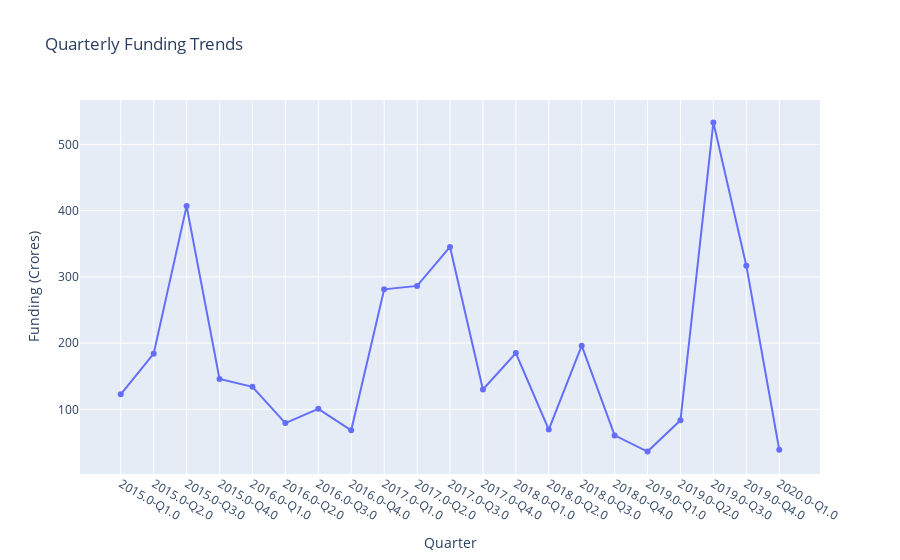

The notebook cell this image was saved under:
### Code cell
# Quarterly trends
quarterly_funding = df.groupby(['Year', 'Quarter'])['Amount_Crores'].sum().reset_index()
quarterly_funding['Year_Quarter'] = quarterly_funding['Year'].astype(str) + '-Q' + quarterly_funding['Quarter'].astype(str)

fig = px.line(quarterly_funding, x='Year_Quarter', y='Amount_Crores', 
              title='Quarterly Funding Trends',
              labels={'Amount_Crores': 'Funding (Crores)', 'Year_Quarter': 'Quarter'},
              markers=True)
fig.write_html('../visuals/eda/quarterly_trends.html')
fig.show()

### Figure 1 — Plotly figure (JSON) as saved in the notebook; plotly's stock layout.template omitted (floating-point values rounded to 4 significant figures)
{"data": [{"hovertemplate": "Quarter=%{x}<br>Funding (Crores)=%{y}<extra></extra>", "legendgroup": "", "line": {"color": "#636efa", "dash": "solid"}, "marker": {"symbol": "circle"}, "mode": "lines+markers", "name": "", "orientation": "v", "showlegend": false, "type": "scatter", "x": ["2015.0-Q1.0", "2015.0-Q2.0", "2015.0-Q3.0", "2015.0-Q4.0", "2016.0-Q1.0", "2016.0-Q2.0", "2016.0-Q3.0", "2016.0-Q4.0", "2017.0-Q1.0", "2017.0-Q2.0", "2017.0-Q3.0", "2017.0-Q4.0", "2018.0-Q1.0", "2018.0-Q2.0", "2018.0-Q3.0", "2018.0-Q4.0", "2019.0-Q1.0", "2019.0-Q2.0", "2019.0-Q3.0", "2019.0-Q4.0", "2020.0-Q1.0"], "xaxis": "x", "y": [122.7, 184.2, 406.9, 146.0, 134.1, 79.34, 100.9, 68.47, 281.2, 286.4, 345.2, 130.1, 185.1, 69.54, 196.2, 60.77, 36.36, 83.63, 533.1, 317.0, 39.02], "yaxis": "y"}], "layout": {"legend": {"tracegroupgap": 0}, "title": {"text": "Quarterly Funding Trends"}, "xaxis": {"anchor": "y", "domain": [0, 1], "title": {"text": "Quarter"}}, "yaxis": {"anchor": "x", "domain": [0, 1], "title": {"text": "Funding (Crores)"}}}}
